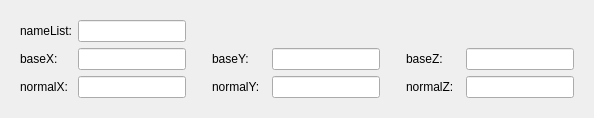
   <widget class="QWidget" name="page_20">
    <layout class="QVBoxLayout" name="verticalLayout_9">
     <item>
      <widget class="QWidget" name="widget_17" native="true">
       <layout class="QGridLayout" name="gridLayout_18">
        <item row="2" column="1">
         <widget class="QLineEdit" name="lineEdit_163"/>
        </item>
        <item row="1" column="0">
         <widget class="QLabel" name="label_164">
          <property name="text">
           <string>baseX:</string>
          </property>
         </widget>
        </item>
        <item row="2" column="0">
         <widget class="QLabel" name="label_165">
          <property name="text">
           <string>normalX:</string>
          </property>
         </widget>
        </item>
        <item row="1" column="1">
         <widget class="QLineEdit" name="lineEdit_23"/>
        </item>
        <item row="1" column="2">
         <spacer name="horizontalSpacer_91">
          <property name="orientation">
           <enum>Qt::Horizontal</enum>
          </property>
          <property name="sizeType">
           <enum>QSizePolicy::Fixed</enum>
          </property>
          <property name="sizeHint" stdset="0">
           <size>
            <width>20</width>
            <height>20</height>
           </size>
          </property>
         </spacer>
        </item>
        <item row="2" column="5">
         <widget class="QLineEdit" name="lineEdit_166"/>
        </item>
        <item row="2" column="9">
         <widget class="QLineEdit" name="lineEdit_167"/>
        </item>
        <item row="2" column="2">
         <spacer name="horizontalSpacer_85">
          <property name="orientation">
           <enum>Qt::Horizontal</enum>
          </property>
          <property name="sizeType">
           <enum>QSizePolicy::Fixed</enum>
          </property>
          <property name="sizeHint" stdset="0">
           <size>
            <width>20</width>
            <height>20</height>
           </size>
          </property>
         </spacer>
        </item>
        <item row="1" column="6">
         <spacer name="horizontalSpacer_93">
          <property name="orientation">
           <enum>Qt::Horizontal</enum>
          </property>
          <property name="sizeType">
           <enum>QSizePolicy::Fixed</enum>
          </property>
          <property name="sizeHint" stdset="0">
           <size>
            <width>20</width>
            <height>20</height>
           </size>
          </property>
         </spacer>
        </item>
        <item row="2" column="6">
         <spacer name="horizontalSpacer_94">
          <property name="orientation">
           <enum>Qt::Horizontal</enum>
          </property>
          <property name="sizeType">
           <enum>QSizePolicy::Fixed</enum>
          </property>
          <property name="sizeHint" stdset="0">
           <size>
            <width>20</width>
            <height>20</height>
           </size>
          </property>
         </spacer>
        </item>
        <item row="1" column="3" colspan="2">
         <widget class="QLabel" name="label_160">
          <property name="text">
           <string>baseY:</string>
          </property>
         </widget>
        </item>
        <item row="0" column="0">
         <widget class="QLabel" name="label_159">
          <property name="text">
           <string>nameList:</string>
          </property>
         </widget>
        </item>
        <item row="1" column="7" colspan="2">
         <widget class="QLabel" name="label_162">
          <property name="text">
           <string>baseZ:</string>
          </property>
         </widget>
        </item>
        <item row="2" column="3">
         <widget class="QLabel" name="label_152">
          <property name="text">
           <string>normalY:</string>
          </property>
         </widget>
        </item>
        <item row="2" column="7">
         <widget class="QLabel" name="label_163">
          <property name="text">
           <string>normalZ:</string>
          </property>
         </widget>
        </item>
        <item row="1" column="5">
         <widget class="QLineEdit" name="lineEdit_161"/>
        </item>
        <item row="0" column="1">
         <widget class="QLineEdit" name="lineEdit_162"/>
        </item>
        <item row="1" column="9">
         <widget class="QLineEdit" name="lineEdit_158"/>
        </item>
       </layout>
      </widget>
     </item>
    </layout>
   </widget>
